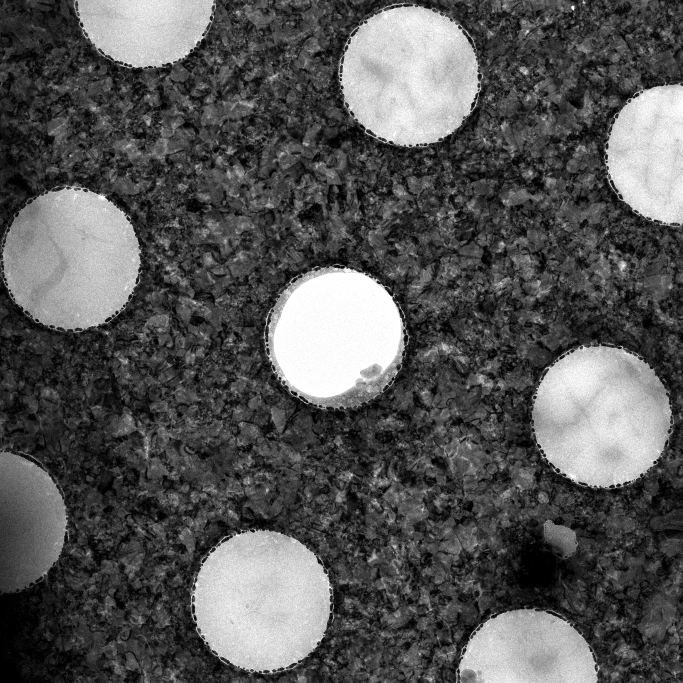
#> input picture test-image/3-ice.png, 2048 x 2048 px, found by its file name (shown at 1/3 size)
$ python analyze_error_detail.py
#> lines starting #> are read from the running program, lines starting #| are printed output that depends on the picture
"""Follow-up error analysis: saturation, ROI-radius sensitivity, pedestal,
gamma, and JPEG error vs ROI size / placement.

   t = lambda * ln(I0 / Im)
"""
import io

import numpy as np
from PIL import Image

LAM = 350.0
SRC = "test-image/3-ice.png"
HOLES = [
    (1228.0, 224.0, 207.8),
    (214.0, 770.0, 203.0),
    (1006.0, 1008.0, 203.6),
    (1806.0, 1248.0, 207.2),
    (782.0, 1802.0, 208.5),
]
arr0 = np.asarray(Image.open(SRC).convert("L")).astype(np.float64)
H, W = arr0.shape
#> H = 2048; W = 2048


def circ(shape, cx, cy, r):
    yy, xx = np.ogrid[:shape[0], :shape[1]]
    return (xx - cx) ** 2 + (yy - cy) ** 2 <= r * r


def mean_in(a, cx, cy, r):
    return a[circ(a.shape, cx, cy, r)].mean()


def t_of(I0, Im):
    return LAM * np.log(I0 / Im)


print("=" * 74)
print("1. SATURATION / CLIPPING INSIDE THE ROI (this image is 8-bit)")
print("=" * 74)
print(f"{'hole':>5} {'mean(full r)':>13} {'%at255':>8} {'%at0':>7} "
      f"{'mean(.7r)':>10} {'%at255':>8}")
for i, (cx, cy, r) in enumerate(HOLES, 1):
    m = circ(arr0.shape, cx, cy, r)
    m7 = circ(arr0.shape, cx, cy, 0.7 * r)
    print(f"{i:>5} {arr0[m].mean():>13.2f} {100*(arr0[m] == 255).mean():>7.2f}% "
          f"{100*(arr0[m] == 0).mean():>6.2f}% {arr0[m7].mean():>10.2f} "
          f"{100*(arr0[m7] == 255).mean():>7.2f}%")
#> this loop made 5 passes
#|     1        211.92    4.49%   0.01%     216.75    5.09%
#|     2        174.00    0.15%   0.00%     177.28    0.03%
#|     3        238.03   67.00%   0.00%     252.03   75.98%
#|     4        200.96    2.55%   0.01%     210.14    3.29%
#|     5        207.06    1.61%   0.03%     216.22    2.44%

print(f"\nwhole image: {100*(arr0 == 255).mean():.2f}% at 255, "
      f"{100*(arr0 == 0).mean():.2f}% at 0  -> contrast-stretched 8-bit export")
#| whole image: 2.57% at 255, 2.77% at 0  -> contrast-stretched 8-bit export

print()
print("=" * 74)
print("2. ROI-RADIUS SENSITIVITY (radial profile inside a hole)")
print("=" * 74)
print("thickness as a function of the ROI radius fraction, all ROIs at the")
print("same fraction (reference = brightest hole at that same fraction):")
fracs = [0.4, 0.5, 0.6, 0.7, 0.8, 0.9, 1.0]
print(f"{'hole':>5} " + " ".join(f"{f:>7.1f}r" for f in fracs))
ref_vals = {}
for i, (cx, cy, r) in enumerate(HOLES, 1):
    ref_vals[i] = [mean_in(arr0, cx, cy, f * r) for f in fracs]
#> after the loop, ref_vals = {1: [220, 218.2, 217.5, 216.8, 216.4, 216.4, 211.9], 2: [177.2, 177.5, 177.8, 177.3, 176.3, 175.2, 174], 3: [252.3, 252.3, 252.4, 252, 250.7, 248.2, 238], 4: [214.7, 213.5, 211.8, 210.1, 208.2, 205.3, 201], 5: [213.9, 215.7, 216.7, 216.2, 214.7, 212.1, 207.1]}
i0 = int(np.argmax([ref_vals[i][3] for i in range(1, 6)])) + 1
#> i0 = 3
for i in range(1, 6):
    if i == i0:
        continue
    ts = [t_of(ref_vals[i0][k], ref_vals[i][k]) for k in range(len(fracs))]
    print(f"{i:>5} " + " ".join(f"{t:>8.1f}" for t in ts))
#> this loop made 5 passes
#> ts on passes 1, 2, 4, 5: [48, 50.83, 52.08, 52.77, 51.36, 48.12, 40.67], [123.7, 123.1, 122.5, 123.1, 123.2, 121.9, 109.7], [56.49, 58.48, 61.24, 63.61, 64.96, 66.5, 59.25], [57.72, 54.79, 53.34, 53.64, 54.28, 55.08, 48.79]
#|     1     48.0     50.8     52.1     52.8     51.4     48.1     40.7
#|     2    123.7    123.1    122.5    123.1    123.2    121.9    109.7
#|     4     56.5     58.5     61.2     63.6     65.0     66.5     59.3
#|     5     57.7     54.8     53.3     53.6     54.3     55.1     48.8
base = [t_of(ref_vals[i0][3], ref_vals[i][3]) for i in range(1, 6) if i != i0]
#> base = [52.77, 123.1, 63.61, 53.64]
worst = 0.0
for k, f in enumerate(fracs):
    ts = [t_of(ref_vals[i0][k], ref_vals[i][k]) for i in range(1, 6) if i != i0]
    dev = max(abs(a - b) / b for a, b in zip(ts, base)) * 100
    worst = max(worst, dev)
#> this loop made 7 passes
#> (ts, dev, worst) on passes 1 to 7: ([48, 123.7, 56.49, 57.72], 11.2, 11.2), ([50.83, 123.1, 58.48, 54.79], 8.08, 11.2), ([52.08, 122.5, 61.24, 53.34], 3.72, 11.2), ([52.77, 123.1, 63.61, 53.64], 0, 11.2), ([51.36, 123.2, 64.96, 54.28], 2.66, 11.2), ([48.12, 121.9, 66.5, 55.08], 8.81, 11.2), ([40.67, 109.7, 59.25, 48.79], 22.94, 22.94)
print(f"-> choosing 0.4r instead of 0.7r changes a value by up to {worst:.1f}% "
      f"(rim contamination / Fresnel fringe)")
#| -> choosing 0.4r instead of 0.7r changes a value by up to 22.9% (rim contamination / Fresnel fringe)

print()
print("=" * 74)
print("3. WHAT IF A NONLINEAR TONE CURVE WAS BAKED IN? (gamma)")
print("=" * 74)
for g in (1.0, 0.8, 0.5, 0.45):
    a = 255.0 * (arr0 / 255.0) ** g
    m = [mean_in(a, cx, cy, 0.7 * r) for cx, cy, r in HOLES]
    ts = [t_of(m[i0 - 1], m[i - 1]) for i in range(1, 6) if i != i0]
    print(f"  gamma = {g:<4} -> t = [" +
          ", ".join(f"{t:.1f}" for t in ts) + "] nm")
#> this loop made 4 passes
#> (m, ts) on passes 1 to 4: ([216.8, 177.3, 252, 210.1, 216.2], [52.77, 123.1, 63.61, 53.64]), ([223.7, 190.4, 252.6, 218.2, 223.3], [42.49, 98.99, 51.22, 43.08]), ([234.8, 212.1, 253.5, 231.1, 234.6], [26.81, 62.33, 32.32, 27.09]), ([236.7, 216, 253.6, 233.4, 236.5], [24.17, 56.17, 29.13, 24.4])
#|   gamma = 1.0  -> t = [52.8, 123.1, 63.6, 53.6] nm
#|   gamma = 0.8  -> t = [42.5, 99.0, 51.2, 43.1] nm
#|   gamma = 0.5  -> t = [26.8, 62.3, 32.3, 27.1] nm
#|   gamma = 0.45 -> t = [24.2, 56.2, 29.1, 24.4] nm
#> pass 3, `a = 255.0 * (arr0 / 255.0) ** g`:
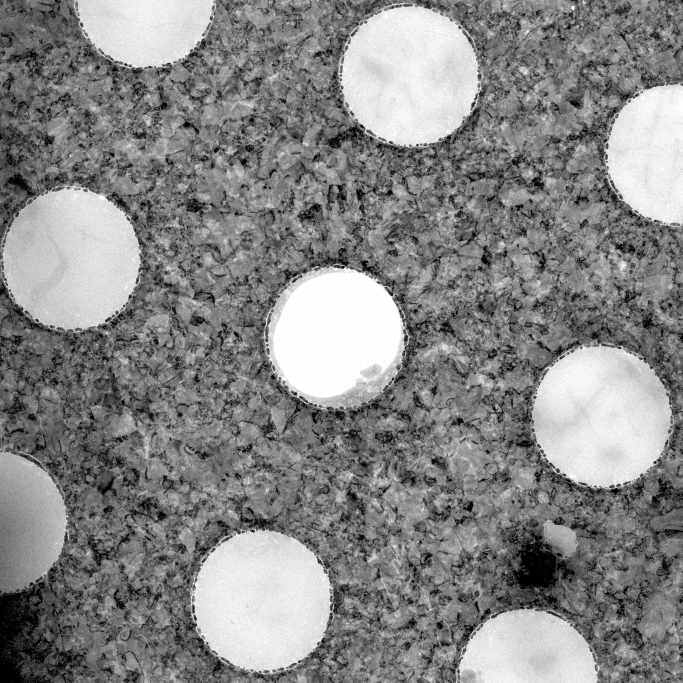
#> a: shape (2048, 2048) float64 (shown at 1/3 size); min 0, max 255, mean 135.3

print()
print("=" * 74)
print("4. UNSHIFTED CAMERA PEDESTAL (offset not subtracted)")
print("=" * 74)
print("the formula needs intensity proportional to electron counts; any")
print("constant offset b biases the log ratio:")
print(f"{'b (levels)':>11} {'t (nm)':>9} {'delta':>9} {'delta %':>8}")
m0 = mean_in(arr0, HOLES[i0 - 1][0], HOLES[i0 - 1][1], 0.7 * HOLES[i0 - 1][2])
#> m0 = 252
m1 = mean_in(arr0, HOLES[1][0], HOLES[1][1], 0.7 * HOLES[1][2])  # darkest hole
#> m1 = 177.3
for b in (0, 2, 5, 10, 20):
    tt = t_of(m0 - b, m1 - b)
    print(f"{b:>11} {tt:>9.2f} {tt - t_of(m0, m1):>+9.2f} "
          f"{100*(tt/t_of(m0, m1) - 1):>+7.1f}%")
#> this loop made 5 passes
#> tt on passes 1 to 5: 123.1, 124.3, 126.1, 129.3, 136.1
#|           0    123.12     +0.00    +0.0%
#|           2    124.31     +1.18    +1.0%
#|           5    126.12     +3.00    +2.4%
#|          10    129.28     +6.15    +5.0%
#|          20    136.08    +12.96   +10.5%

print()
print("=" * 74)
print("5. JPEG ERROR vs ROI SIZE AND PLACEMENT")
print("=" * 74)
# smooth interior of the darkest hole, textured carbon film, and a hole rim
cases = [
    ("hole interior r=100", HOLES[1][0], HOLES[1][1], 100),
    ("hole interior r=30", HOLES[1][0], HOLES[1][1], 30),
    ("hole interior r=10", HOLES[1][0], HOLES[1][1], 10),
    ("carbon film  r=100", 700, 1350, 100),
    ("carbon film  r=10", 700, 1350, 10),
    ("hole rim     r=10", HOLES[1][0] + 195, HOLES[1][1], 10),
]
print(f"{'case':>20} " + " ".join(f"{('Q' + str(q)):>8}" for q in (95, 90, 75, 50)))
for name, cx, cy, r in cases:
    base_m = mean_in(arr0, cx, cy, r)
#> base_m = 177.5
    row = []
    for q in (95, 90, 75, 50):
        buf = io.BytesIO()
        Image.fromarray(arr0.astype(np.uint8)).save(buf, format="JPEG", quality=q)
        buf.seek(0)
        j = np.asarray(Image.open(buf).convert("L")).astype(np.float64)
        row.append(LAM * abs(np.log(mean_in(j, cx, cy, r) / base_m)))
    print(f"{name:>20} " + " ".join(f"{d:>8.2f}" for d in row) + "   (nm error)")
#|  hole interior r=100     0.01     0.02     0.01     0.04   (nm error)

print()
print("=" * 74)
print("6. QUANTISATION: 8-BIT vs 16-BIT (correct LSB scaling)")
print("=" * 74)
i0m = mean_in(arr0, HOLES[i0 - 1][0], HOLES[i0 - 1][1], 0.7 * HOLES[i0 - 1][2])
#> i0m = 252
imm = mean_in(arr0, HOLES[1][0], HOLES[1][1], 0.7 * HOLES[1][2])
#> imm = 177.3
tb = t_of(i0m, imm)
#> tb = 123.1
lsb16 = 255.0 / 65535.0            # one 16-bit level, in 8-bit units
print(f"pair I0={i0m:.2f}, Im={imm:.2f}  ->  t = {tb:.2f} nm")
#| pair I0=252.03, Im=177.28  ->  t = 123.12 nm
hi8 = t_of(i0m + 0.5, imm - 0.5)
#> hi8 = 124.8
lo8 = t_of(i0m - 0.5, imm + 0.5)
#> lo8 = 121.4
print(f"  8-bit, +-0.5 level each : {lo8 - tb:+.2f} .. {hi8 - tb:+.2f} nm")
#|   8-bit, +-0.5 level each : -1.68 .. +1.68 nm
hi16 = t_of(i0m + 0.5 * lsb16, imm - 0.5 * lsb16)
#> hi16 = 123.1
lo16 = t_of(i0m - 0.5 * lsb16, imm + 0.5 * lsb16)
#> lo16 = 123.1
print(f"  16-bit, +-0.5 level each: {lo16 - tb:+.4f} .. {hi16 - tb:+.4f} nm "
      f"(1 LSB = {lsb16:.5f} of a level)")
#|   16-bit, +-0.5 level each: -0.0065 .. +0.0065 nm (1 LSB = 0.00389 of a level)
